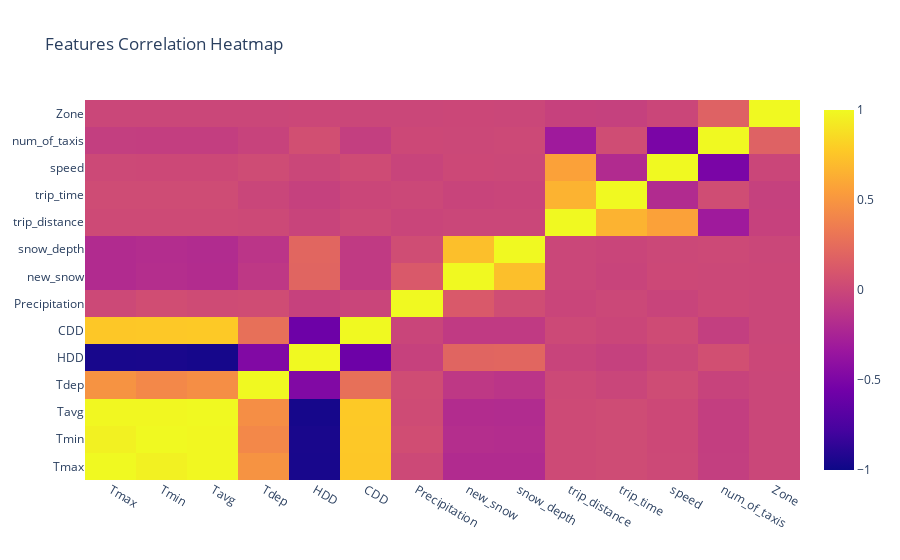

This figure's notebook cell:
### Code cell
#delete no relevnite features


import plotly.graph_objects as go

corr_df = main_df.corr()
corr_df

# main_df
fig = go.Figure()
fig.add_traces(go.Heatmap(
    z=corr_df, 
    x=corr_df.columns, 
    y=corr_df.columns,
    zmax=1, 
    zmin=-1
))
fig.update_layout({
    'title':"Features Correlation Heatmap"
})

### Figure 1 — Plotly figure (JSON) as saved in the notebook; plotly's stock layout.template omitted (floating-point values rounded to 4 significant figures; data arrays with more than 128 entries replaced by an {"elided": "..."} marker saying what was removed)
{"data": [{"type": "heatmap", "x": ["Tmax", "Tmin", "Tavg", "Tdep", "HDD", "CDD", "Precipitation", "new_snow", "snow_depth", "trip_distance", "trip_time", "speed", "num_of_taxis", "Zone"], "y": ["Tmax", "Tmin", "Tavg", "Tdep", "HDD", "CDD", "Precipitation", "new_snow", "snow_depth", "trip_distance", "trip_time", "speed", "num_of_taxis", "Zone"], "z": {"elided": "14x14 float values"}, "zmax": 1, "zmin": -1}], "layout": {"title": {"text": "Features Correlation Heatmap"}}}
